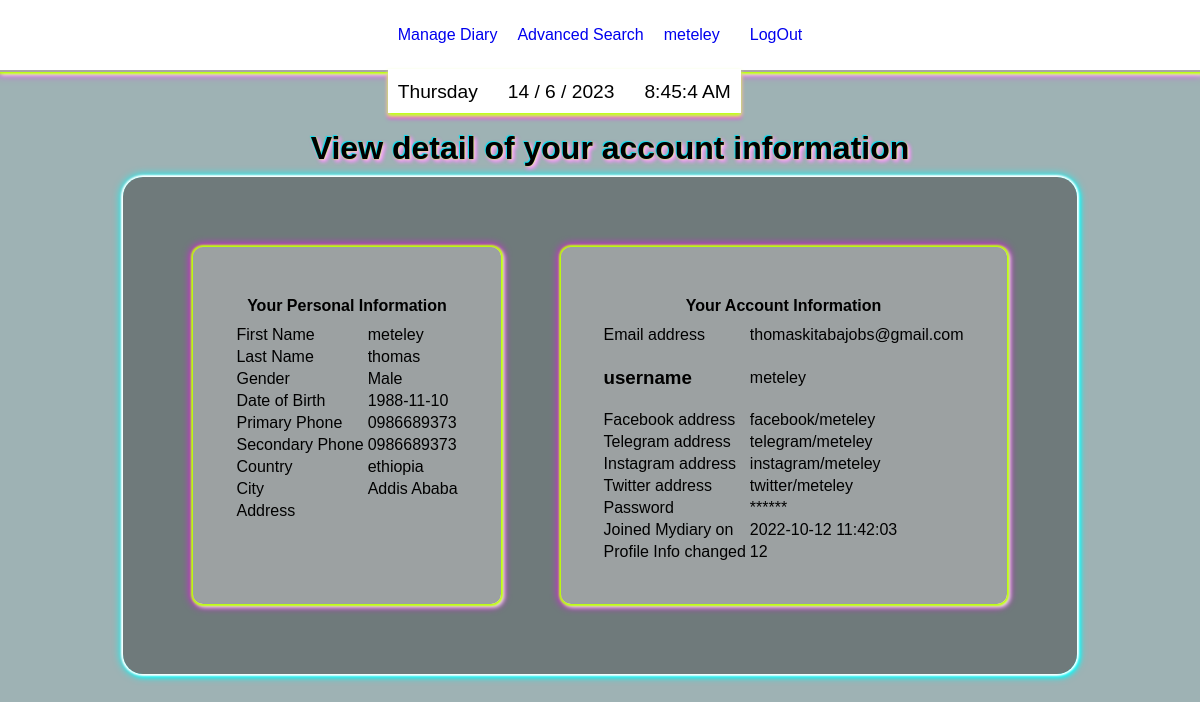
The page /viewprofile (signed in) on the database as committed earlier.
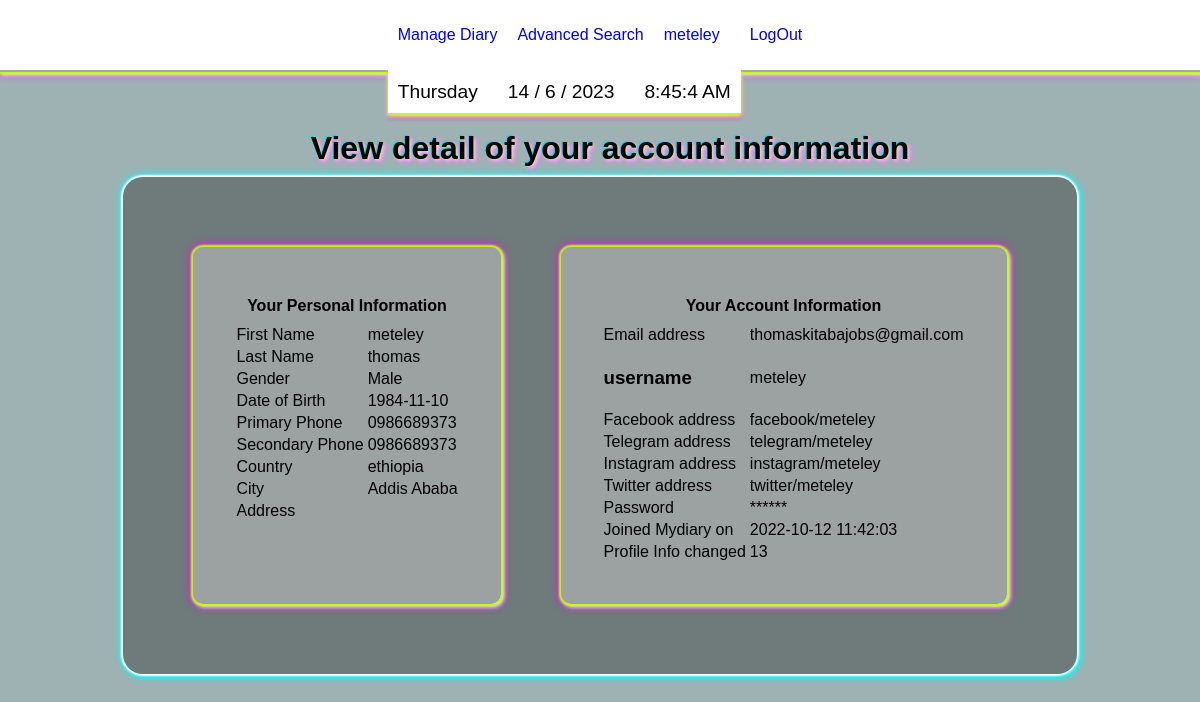
The same page on the database as committed later.
### tables this page shows
CREATE TABLE users (id INTEGER PRIMARY KEY AUTOINCREMENT NOT NULL, username TEXT NOT NULL, hash TEXT NOT NULL, fname type text, lname type text, useremail text, dateregistered type text, dateofbirth type text, primaryphone type text, country type text, secondaryphone type text, city type text, gender type text, facebookaddress type text, telegramaddress type text, instagramaddress type text, twitteraddress type text, useraddress type text, numberofprofilechanges type integer default 0, emailconfirmed type text default 'False');

### app.py (the view)
@app.route("/viewprofile")
@login_required
def profilmanagement():
    profile = db.execute("SELECT * FROM users WHERE id= ?", session["user_id"])
    profile_password = profile[0]["hash"]
    return render_template("profile.html", profile=profile, profile_password=profile_password, current_user_name=global_user_name(), view_profile=1)

### app.py (called while the page is built)
def login_required(f):
    @wraps(f)
    def decorated_function(*args, **kwargs):
        if not session.get('logged_in'):
            return redirect('/login')
        return f(*args, **kwargs)
    return decorated_function

def global_user_name():
    current_user_name = db.execute(
        "SELECT username FROM users WHERE id = ?", session["user_id"])
    return (current_user_name)

@app.after_request
def after_request(response):
    response.headers["Cache-Control"] = "no-cache, no-store, must-revalidate"
    response.headers["Expires"] = 0
    response.headers["Pragma"] = "no-cache"
    return response

### templates/profile.html (shortened to what the changed rows need)
{% extends "layout.html" %}
{% block main %}
<div>
    <div class="center-text">
        {% if view_profile %}
            <div class="center-center-body magenta-text-shadow margin-m ">
                <h1 class = "center-text"> View detail of your account information </h1>
            </div>
            <div class="float-bg-dark cyan-box-shadow padding-b flex">
                <div class="float-bg-light magenta-box-shadow padding-b margin-b">
                    <table class="border-none">
                        <thead>
                            <div class=" flex center-elements">
                                <tr>
                                    <th colspan = 2 class="center-text padding-s">  Your Personal Information </th>
                                </tr>
                            </div>
                        </thead>
                        <tbody>
                                <tr>
                                    <td> First Name</td>
                                    <td>  {% if profile %}
                                            {{ profile[0]["fname"] }}
                                        {% else %}
                                            {{ " ------" }}
                                        {% endif %}
                                    </td>
                                </tr>
                                <tr>
                                    <td> Last Name</td>
                                    <td>
                                        {% if profile %}
                                            {{ profile[0]["lname"] }}
                                        {% else %}
                                            {{ " ------" }}
                                        {% endif %}
                                    </td>
                                </tr>
                                <tr>
                                    <td> Gender</td>
                                    <td>
                                        {% if profile %}
                                            {{ profile[0]["gender"] }}
                                        {% else %}
                                            {{ " ------" }}
                                        {% endif %}
                                    </td>
                                </tr>
                                <tr>
                                    <td> Date of Birth</td>
                                    <td>
                                        {% if profile %}
                                            {{ profile[0]["dateofbirth"] }}
                                        {% else %}
                                            {{ " ------" }}
                                        {% endif %}
                                    </td>
                                </tr>
                                <tr>
                                    <td> Primary Phone</td>
                                    <td>
                                        {% if profile %}
                                            {{ profile[0]["primaryphone"] }}
                                        {% else %}
                                            {{ " ------" }}
                                        {% endif %}
                                    </td>
                                </tr>
                                <tr>
                                    <td> Secondary Phone</td>
                                    <td>
                                        {% if profile %}
                                            {{ profile[0]["secondaryphone"] }}
                                        {% else %}
                                            {{ " ------" }}
                                        {% endif %}
                                    </td>
                                </tr>
                                <tr>
                                    <td> Country</td>
                                    <td>
                                        {% if profile %}
                                            {{ profile[0]["country"] }}
                                        {% else %}
                                            {{ " ------" }}
                                        {% endif %}
                                    </td>
                                </tr>
                                <tr>
                                    <td> City </td>
                                    <td>
                                        {% if profile %}
                                            {{ profile[0]["city"] }}
                                        {% else %}
                                            {{ " ------" }}
                                        {% endif %}
                                    </td>
                                </tr>
                        </tbody>
                    </table>
                </div>
                <div class="float-bg-light magenta-box-shadow padding-b  margin-b">
                    <table>
                        <thead>
                            <div class=" flex center-elements">
                                <tr>
                                    <th colspan = 2 class="center-text padding-s">  Your Account Information </th>
                                </tr>
                            </div>
                        </thead>
                        <tbody>
                            <tr>
                                <td> Email address </td>
                                <td>
                                    {% if profile %}
                                        {{ profile[0]["useremail"] }}
                                    {% else %}
                                        {{ "------" }}
                                    {% endif %}
                                </td>
                            </tr>
                            <tr>
                                <td> <h3>username</h3> </td>
                                <td>
                                    {% if profile %}
                                        {{ profile[0]["username"] }}
                                    {% else %}
                                        {{ "------" }}
                                    {% endif %}
                                </td>
                            </tr>
                            <tr>
                                <td> Facebook address </td>
                                <td>
                                    {% if profile %}
                                        {{ profile[0]["facebookaddress"] }}
                                    {% else %}
                                        {{ "------" }}
                                    {% endif %}
                                </td>
                            </tr>
                            <tr>
                                <td> Telegram address </td>
                                <td>
                                    {% if profile %}
                                        {{ profile[0]["telegramaddress"] }}
                                    {% else %}
                                        {{ "------" }}
                                    {% endif %}
                                </td>
                            </tr>
                            <tr>
                                <td> Instagram address </td>
                                <td>
                                    {% if profile %}
                                        {{ profile[0]["instagramaddress"] }}
                                    {% else %}
                                        {{ "------" }}
                                    {% endif %}
                                </td>
                            </tr>
                            <tr>
                                <td> Twitter address </td>
                                <td>
                                    {% if profile %}
                                        {{ profile[0]["twitteraddress"] }}
                                    {% else %}
                                        {{ "------" }}
                                    {% endif %}
                                </td>
                            </tr>
                            <tr>
                                <td> Joined Mydiary on </td>
                                <td>
                                    {% if profile %}
                                        {{ profile[0]["dateregistered"] }}
                                    {% else %}
                                        {{ " ------" }}
                                    {% endif %}
                                </td>
                            </tr>
                            <tr>
                                <td> Profile Info changed </td>
                                <td>
                                    {% if profile %}
                                        {{ profile[0]["numberofprofilechanges"] }}
                                    {% else %}
                                        {{ " ------" }}
                                    {% endif %}
                                </td>
                            </tr>
                        </tbody>
                    </table>
                </div>
            </div>
        {% endif %}
    </div>
</div>
{% endblock %}

### templates/layout.html (shortened to what this page needs)
<!DOCTYPE html>
<html lang="en">
    <head>
        <link rel="stylesheet" type="text/css" href="../static/virtual-select.min.css">
        <link rel="stylesheet" href="static/style.css">
    </head>
    <body onload = "showedited(); loadCatagories()">
        <div class="container">
            <div class="header magenta-box-shadow">
              <div class = "">
                <ul class = "date-time nav flex-horizontal  white-background clock-box-shadow">
                  <li id="day" class = "nav-list"></li>
                  <li id="today" class = "nav-list"></li>
                  <li id="clock" class = "nav-list"></li>
                </ul>
              </div>
                {% if session["user_id"] %}
                <ul class="nav">
                    <li class="nav-down"> <a href= "/managediary">Manage Diary</a>
                    </li>
                </ul>
                <ul class="nav">
                    <li><a href="/search">Advanced Search </a></li>
                </ul>
                <ul class="nav">
                    <li class="nav-down">  <a href="/manageprofile"> {% if current_user_name %} {{current_user_name[0]["username"]}} {% endif %}</a>
                    </li>
                    <li >   <a href="/logout">LogOut</a> </li>
                </ul>
                    {% endif %}
            </div>
                        <div class = "image-diary">
                        <div class="center-body">
                                {% block main %}
                                {% endblock %}
                        </div>
                      </div>
                    </div>
                </body>
    </html>

Rows that differ between the two databases and show on the page:
changed users "meteley": dateofbirth "1988-11-10" → "1984-11-10"; numberofprofilechanges "12" → "13"
